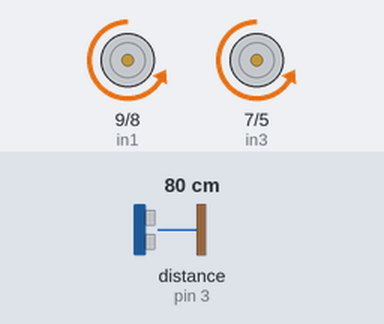
Bench run of a sketch on a simulated Arduino Uno, built with avr-gcc and run on an emulated ATmega328P. On the bench: motor-driver pin pairs drawn as motors (green arrow = first pin HIGH = forward, orange = second pin HIGH = backward, longer = more drive, scaled by the enable pin). Wiring (inferred from the names in the program): ultrasonic range finder: trigger pin 4; echo pin 3. Inputs (shaded band) come from the test bench; at power-on: distance to the obstacle (sensor on pin 3) 80 cm. The echo pulse lasts 58.3 µs per cm.

Above: at 1.2 s.
1.3 s: distance to the obstacle (sensor on pin 3) set to 23 cm
2.8 s: distance to the obstacle (sensor on pin 3) set to 18 cm
At 3.8 s:
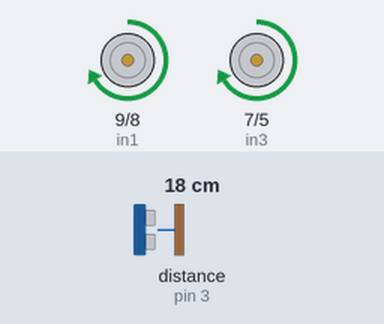
4.3 s: distance to the obstacle (sensor on pin 3) set to 35 cm
At 5.0 s:
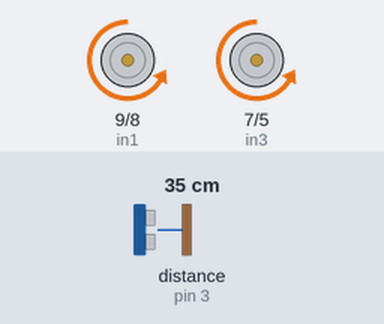
5.8 s: distance to the obstacle (sensor on pin 3) set to 2 cm
At 6.1 s:
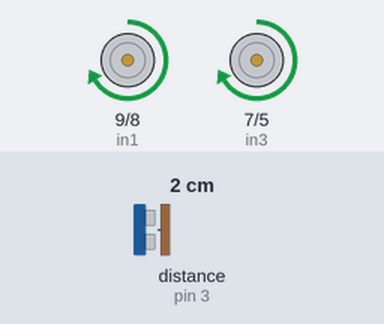
Timing chart, 0 to 8.3 s (numbered marks = the images above; inputs shaded):
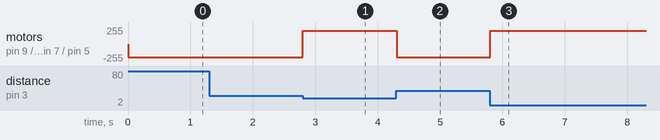

Measured:
- the behaviour switches between 22 and 21 cm on distance to the obstacle (sensor on pin 3) (found by bisection; images 0 and 1)
- after the input at 1.3 s, every drawn part: stays the same
- after the input at 2.8 s, motor on pin 9 (in1) / pin 8 (in2), motor on pin 7 (in3) / pin 5 (in4): backward 200/255 → forward 200/255 at once
- after the input at 4.3 s, motor on pin 9 (in1) / pin 8 (in2), motor on pin 7 (in3) / pin 5 (in4): forward 200/255 → backward 200/255 at once
- after the input at 5.8 s, motor on pin 9 (in1) / pin 8 (in2), motor on pin 7 (in3) / pin 5 (in4): backward 200/255 → forward 200/255 at once

The sketch:

masinuta_cu_senzori.ino
```cpp
#define enA 10
#define in1 9
#define in2 8
#define enB 6
#define in3 7
#define in4 5
#define trigPin1 4
#define echoPin1 3
#define trigPin2 13
#define echoPin2 12


void setup() {
  pinMode(enA, OUTPUT);
  pinMode(in1, OUTPUT);
  pinMode(in2, OUTPUT);
   pinMode(enB, OUTPUT);
  pinMode(in3, OUTPUT);
  pinMode(in4, OUTPUT);
  // Set initial rotation direction
  digitalWrite(in1, LOW);
  digitalWrite(in2, HIGH);
  digitalWrite(in3, LOW);
  digitalWrite(in4, HIGH);

  pinMode(trigPin1, OUTPUT);
  pinMode(echoPin1, INPUT);
  pinMode(trigPin2, OUTPUT);
  pinMode(echoPin2, INPUT);
}

void loop() {

  analogWrite(enA, 200); // Send PWM signal to L298N Enable pin
  analogWrite(enB, 200); // Send PWM signal to L298N Enable pin
long duration, distance;
  digitalWrite(trigPin1, LOW);
  delayMicroseconds(2);
  digitalWrite(trigPin1, HIGH);
  delayMicroseconds(10);
  digitalWrite(trigPin1, LOW);
  duration = pulseIn(echoPin1, HIGH);
  distance = (duration/2) / 29.1;


  if (distance >20 ) {
    digitalWrite(in1, LOW);
    digitalWrite(in2, HIGH);
     digitalWrite(in3, LOW);
    digitalWrite(in4, HIGH);
  }

  else{
 digitalWrite(in1, HIGH);
    digitalWrite(in2, LOW);
     digitalWrite(in3, HIGH);
    digitalWrite(in4, LOW);


  }


  }
    //delay(20);
```
